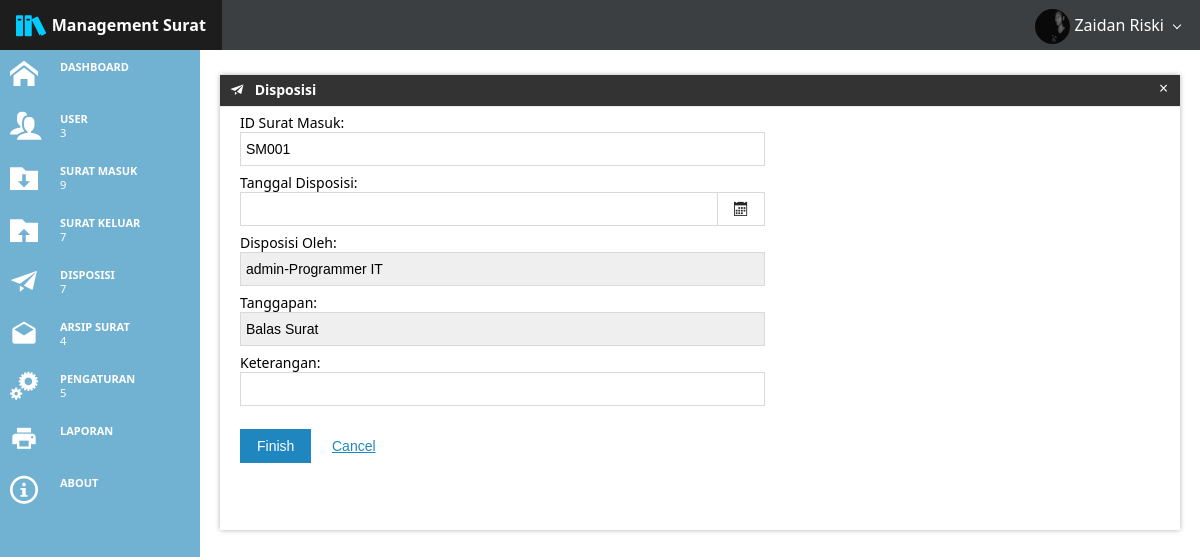
Screenshot of /disposisi.php?id=SM001 (signed in) with the database file from the repository.
### tables this page shows
CREATE TABLE IF NOT EXISTS `user` (
  `id` varchar(5) NOT NULL,
  `username` varchar(50) NOT NULL,
  `password` varchar(50) NOT NULL,
  `fullname` varchar(255) NOT NULL,
  `level` varchar(20) NOT NULL,
  `jabatan` varchar(255) NOT NULL,
  `picture` varchar(255) NOT NULL DEFAULT 'avatar.png'
);

CREATE TABLE IF NOT EXISTS `mail` (
  `id` varchar(5) NOT NULL,
  `incoming_at` date NOT NULL,
  `mail_code` varchar(30) NOT NULL,
  `mail_date` date NOT NULL,
  `mail_from` varchar(70) NOT NULL,
  `mail_to` varchar(70) NOT NULL,
  `mail_subject` varchar(100) NOT NULL,
  `description` varchar(255) NOT NULL,
  `file_upload` varchar(255) NOT NULL,
  `mail_typeid` varchar(5) NOT NULL,
  `userid` varchar(5) NOT NULL,
  `disposisi` varchar(10) NOT NULL DEFAULT 'belum',
  `status` varchar(25) NOT NULL DEFAULT 'tidak'
);

### disposisi.php (the view, shortened to what this page needs)
<html>
<head lang="en">
        <link href="css/metro.css" rel="stylesheet">
    <link href="css/metro-icons.css" rel="stylesheet">
    <link href="css/metro-responsive.css" rel="stylesheet">
    <link href="css/metro-schemes.css" rel="stylesheet">
    <link href="css/docs.css" rel="stylesheet">
</head>
<body>
<?php
 require_once("koneksi.php");
if(!isset($_SESSION['username'])) {
header("location:login.php"); }
else{
    $username = $_SESSION['username'];
}
$sql = "SELECT id, fullname, level, picture FROM user WHERE username = '$username'";
$result = mysqli_query($conn, $sql);
if (mysqli_num_rows($result) > 0) {
    while($row = mysqli_fetch_assoc($result)) {
        $fullname = $row["fullname"];
        $picture = $row["picture"];
        $user_id =  $row["id"];
    }
}
?>
    <?php
    require_once("judul.php");
    ?>
    <div class="page-content">
        <div class="flex-grid no-responsive-future" style="height: 100%;">
            <div class="row" style="height: 100%">
                <?php
                require_once("sidebar.php");
                ?>
                <div class="cell auto-size padding20 no-padding-top bg-white container" id="cell-content div1">
                     <div class="window" style="margin-top:25px;">
                            <div class="window-caption bg-grayDark fg-white">
                                <span class="window-caption-icon"><span class="mif-paper-plane"></span></span>
                                <span class="window-caption-title">Disposisi</span>
                                <a href="suratmasuk.php"><span class="btn-close bg-grayDark fg-white"></span></a>
                            </div>
                            <?php
                            $x = $_REQUEST['id'];
                            $sql = "SELECT * FROM mail WHERE id='$x'";
                            $result = mysqli_query($conn, $sql);
                            if ($result->num_rows > 0) {
                                 while($row = $result->fetch_assoc()) {
                            ?>
                            <div class="window-content bg-white padding20" style="height: auto;">
            <form method="post" action="<?php echo htmlspecialchars($_SERVER["PHP_SELF"]);?>"  data-role="validator" data-show-required-state="false" data-hint-mode="line" data-hint-background="bg-red" data-hint-color="fg-white" data-hide-error="3000" enctype="multipart/form-data">
            <div class="input-control text mini-size" data-role="input" id="miniform">
                <label for="deksripsi">ID Surat Masuk:</label>
                <input data-validate-func="required" data-validate-hint="This field can not be empty"
                type="text" name="id_surat" id="deskripsi" value="<?php echo $row['id'];?>" readonly>
            </div>
            <br />
            <br />
            <?php
        }
    }
            ?>
            <div class="input-control text mini-size" data-role="datepicker" data-date="1972-12-21" data-format="yyyy-mm-dd" id="miniform">
            <label for="tgl_terima">Tanggal Disposisi:</label>
                <input data-validate-func="required" data-validate-hint="This field can not be empty"
                type="text" name="tgl_disposisi" id="tgl_terima">
                <button class="button"><span class="mif-calendar"></span></button>
            </div>
            <br />
            <br />
            <div class="input-control select mini-size" id="miniform">
                <label for="class">Disposisi Oleh:</label>
                <select id="class" name="dispos">
                <?php
                $sql = "SELECT * FROM user WHERE id='$user_id'";
                $result = mysqli_query($conn, $sql);
                if (mysqli_num_rows($result) > 0) {
                    while($row = mysqli_fetch_assoc($result)) {
                ?>
                    <option value="<?php echo $row["jabatan"]; ?>"><?php echo $row["username"]."-".$row["jabatan"]; ?></option>
                    <?php
                }
            }
                    ?>
                </select>
            </div>
            <br />
            <br />
            <div class="input-control select mini-size" id="miniform">
                <label for="class">Tanggapan:</label>
                <select id="class" name="tanggapan">
                    <option value="balas">Balas Surat</option>
                </select>
            </div>
            <br />
            <br />
            <div class="input-control text mini-size" data-role="input" id="miniform">
                <label for="ket">Keterangan:</label>
                <input data-validate-func="required" data-validate-hint="This field can not be empty"
                type="text" name="keterangan" id="ket">
            </div>
            <br />
            <br />
            <div class="form-actions">
                <button type="submit" class="button primary" name="btnUpload">Finish</button>
                <a href=""><button type="button" class="button link">Cancel</button></a>
            </div>
        </form>
                                    <br />
                                    <br />
                            </div>
                        </div>
                </div>
            </div>
        </div>
    </div>
</body>
</html>

### judul.php (shortened to what this page needs)
<div class="app-bar fixed-top darcula" data-role="appbar" id="judul">
        <a class="app-bar-element branding" id="judul2"><span class="mif-books mif-2x fg-lighterBlue"></span> <b>Management Surat</b></a>
        <div class="app-bar-element place-right" id="judul2">
           <span class="dropdown-toggle"><img src="<?php echo "img/$picture"; ?>" id="gambarpp"> <?php echo $fullname;?></span>
        </div>
    </div>

### css/metro-responsive.css (style rules this page uses)
@media screen and (max-width: 1400px) { html { font-size: 110%; } }
@media screen and (max-width: 1200px) { html { font-size: 100%; } }

### css/metro-schemes.css (style rules this page uses)
.app-bar.darcula { background-color: #3c3f41; }
.app-bar.darcula .app-bar-element .dropdown-toggle:before, .app-bar.darcula .app-bar-menu li .dropdown-toggle:before { border-color: #ffffff; }

### css/docs.css (style rules this page uses)
.page-content { padding-top: 48px; }

### disposisi.php (style rules this page uses)
html, body { height: 100%; }
body { background-color: #F0F0F0; }
.page-content { padding-top: 3.125rem; min-height: 100%; height: 100%; }
#miniform { width: 525px; }

### judul.php (style rules this page uses)
#gambarpp { width: 35px; height: 35px; border-radius: 50%; margin: auto; }

### rows the page displays
user: picture (picture), fullname "Zaidan Riski"
mail: id_surat "SM001"

### other values shown
mysqli_num_rows($result) "3"
mysqli_num_rows($result) "9"
mysqli_num_rows($result) "7"
mysqli_num_rows($result) "4"
mysqli_num_rows($result) "5"
form field dispos "admin-Programmer IT"
